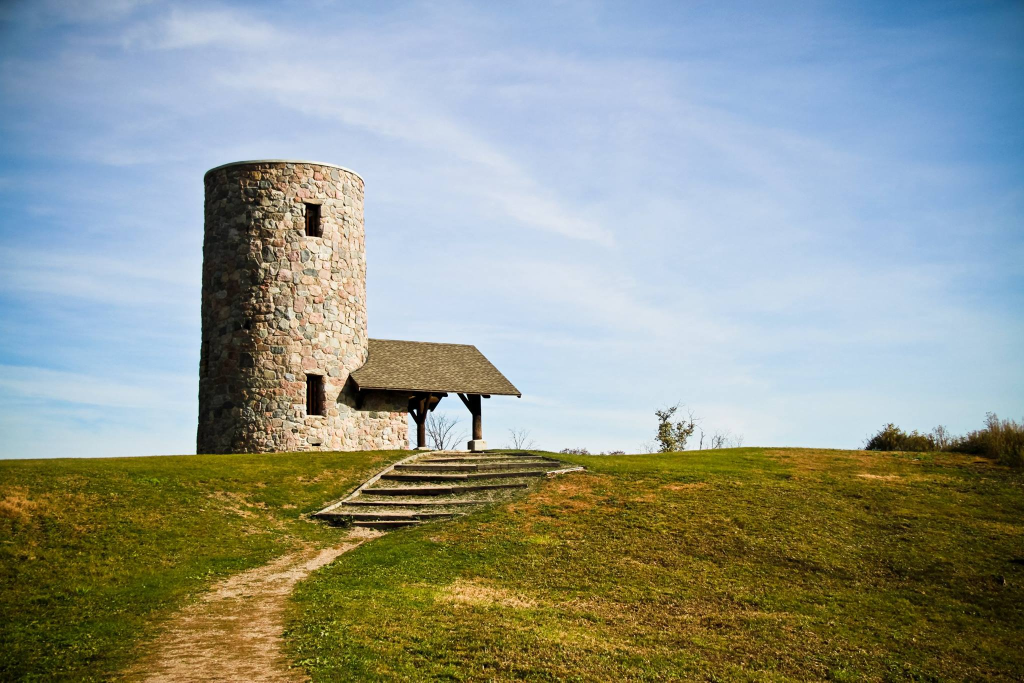
#> input picture 05_cropping_rotating_resizing/pilot_knob.jpg, 2048 x 1365 px (shown at 1/2 size)
$ python resize_image.py
#> lines starting #> are read from the running program, lines starting #| are printed output that depends on the picture
# resize_image.py

from PIL import Image


def resize(input_image_path, output_image_path, size):
#> called with input_image_path = 'pilot_knob.jpg', output_image_path = 'pilot_knob_small.jpg', size = (800, 400)
    image = Image.open(input_image_path)
#> image is the input picture: PIL image 2048x1365 RGB; mean R, G, B 144.8, 152.6, 144
    width, height = image.size
#> width = 2048; height = 1365
    print(f"The original image size is {width} wide x {height} high")
#| The original image size is 2048 wide x 1365 high

    resized_image = image.resize(size)
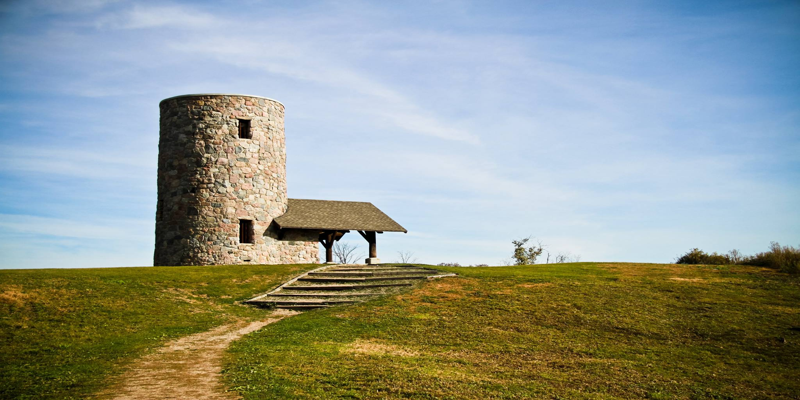
#> resized_image: PIL image 800x400 RGB; mean R, G, B 144.8, 152.6, 144
    width, height = resized_image.size
#> width = 800; height = 400
    print(f"The resized image size is {width} wide x {height} high")
#| The resized image size is 800 wide x 400 high
    resized_image.save(output_image_path)


if __name__ == "__main__":
    resize(
        input_image_path="pilot_knob.jpg",
        output_image_path="pilot_knob_small.jpg",
        size=(800, 400),
        )

$ run again, with 05_cropping_rotating_resizing/mantis.jpg copied over 05_cropping_rotating_resizing/pilot_knob.jpg
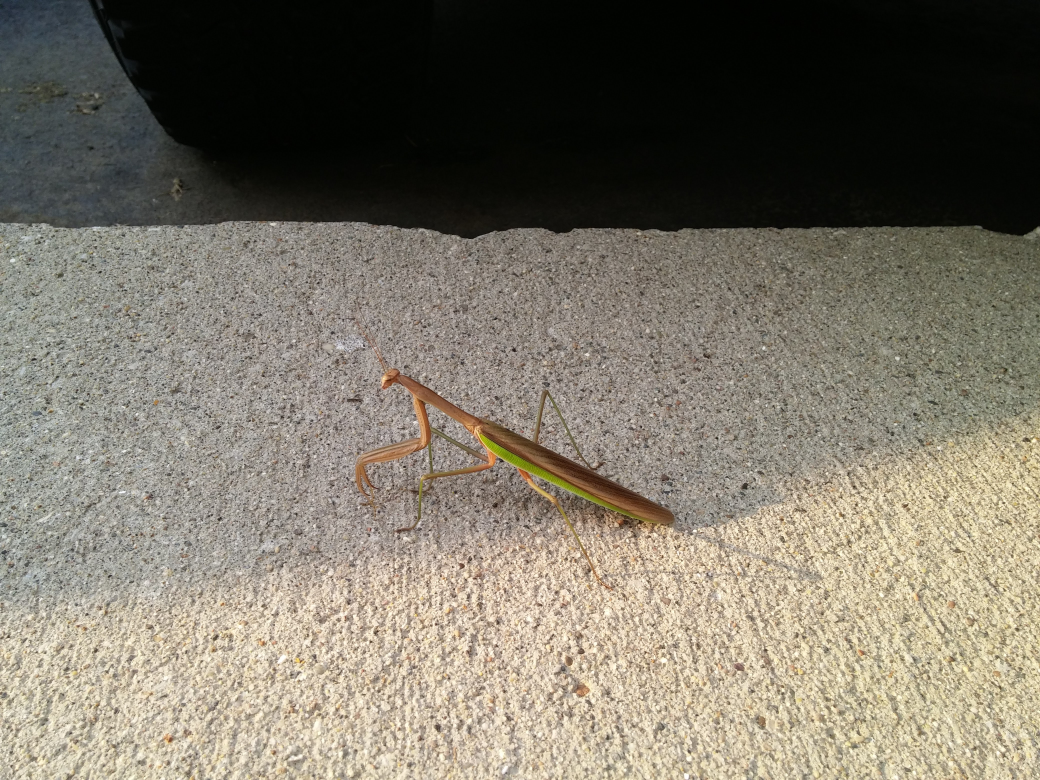
#> input picture 05_cropping_rotating_resizing/mantis.jpg, 4160 x 3120 px (shown at 1/4 size)
#> in resize, image is the input picture: PIL image 4160x3120 RGB; mean R, G, B 124.3, 118, 104.7
#| The original image size is 4160 wide x 3120 high
#> in resize, `resized_image = image.resize(size)`:
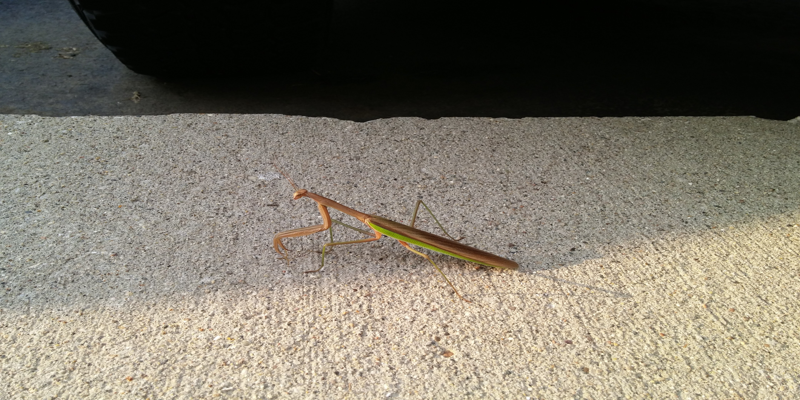
#> resized_image: PIL image 800x400 RGB; mean R, G, B 124.3, 118, 104.7
#| The resized image size is 800 wide x 400 high

$ run again, with 05_cropping_rotating_resizing/mantis_mirrored.jpg copied over 05_cropping_rotating_resizing/pilot_knob.jpg
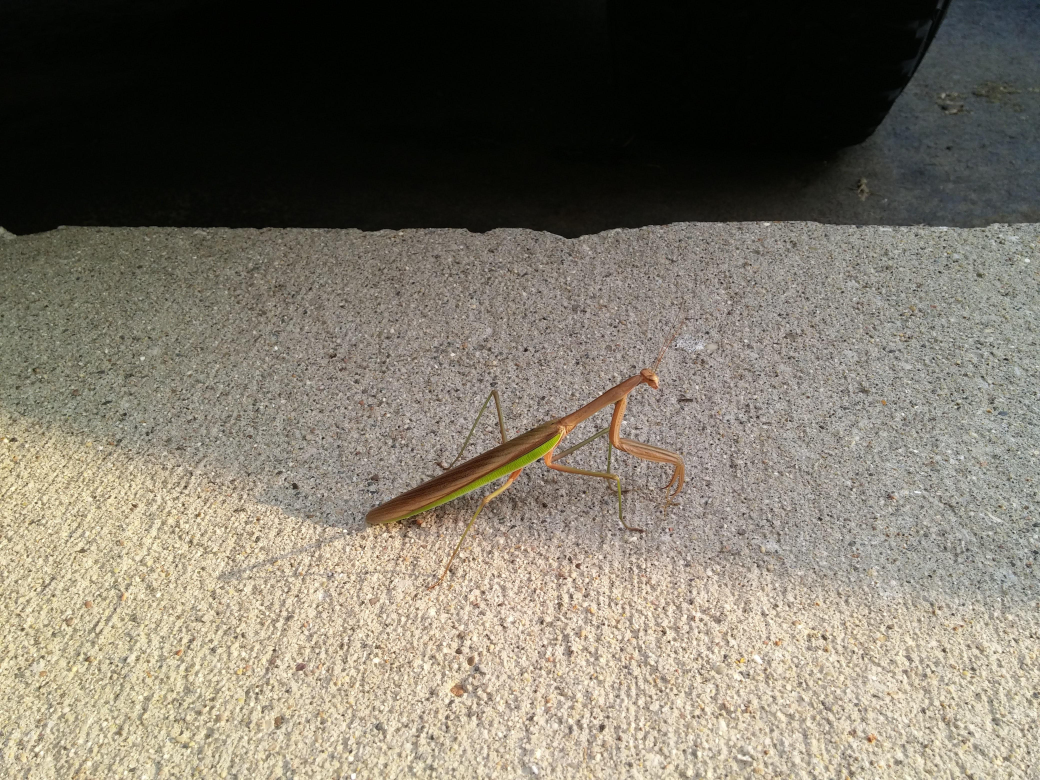
#> input picture 05_cropping_rotating_resizing/mantis_mirrored.jpg, 4160 x 3120 px (shown at 1/4 size)
#> in resize, image is the input picture: PIL image 4160x3120 RGB; mean R, G, B 124.3, 117.9, 104.8
#| The original image size is 4160 wide x 3120 high
#> in resize, `resized_image = image.resize(size)`:
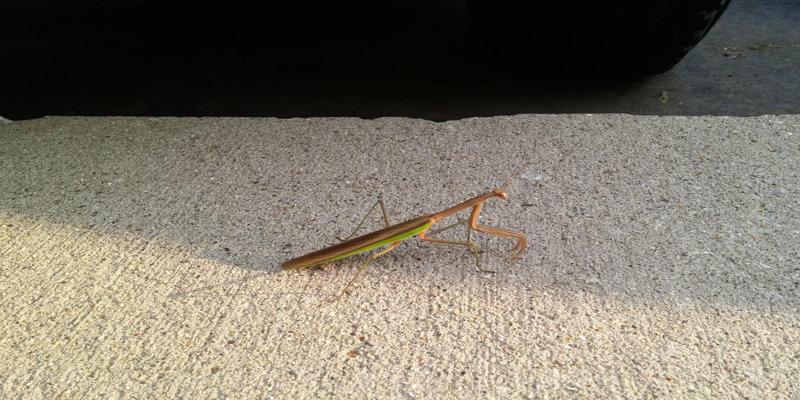
#> resized_image: PIL image 800x400 RGB; mean R, G, B 124.3, 117.9, 104.8
#| The resized image size is 800 wide x 400 high
